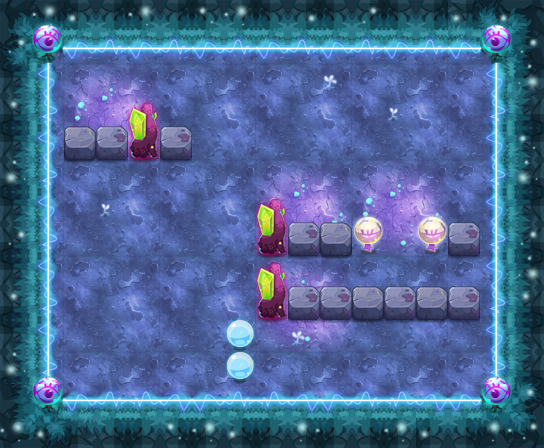

Tiled map render using the project's own tile images. Description and the map definition, with tile-layer contents summarised, below:
An orthogonal 17x14 tile map with 32x32 px tiles, 12 tile layers (PASS, 块层 2, 块层 15, 块层 13, ...) and 28 objects (24x TRAP, 3x yhwl3, PLAYER).

<map version="1.0" orientation="orthogonal" width="17" height="14" tilewidth="32" tileheight="32">
 <properties>
  <property name="DESTRY1" value="27" />
  <property name="DESTRY2" value="39" />
  <property name="DESTRY_COUNT" value="2" />
  <property name="EXP" value="1445" />
  <property name="ITEM" value="D057" />
  <property name="LOSE_SCRIPT" value="" />
  <property name="MONEY" value="2168" />
  <property name="START_SCRIPT" value="" />
  <property name="WIN_SCRIPT" value="" />
 </properties>
 <tileset firstgid="1" name="ysmg" tilewidth="32" tileheight="32">
  <image source="ysmg.png" width="480" height="535" />
 </tileset>
 <layer name="PASS" width="17" height="14">
  <data>[238 cells, 127 non-empty, 10 distinct tile ids]</data>
 </layer>
 <layer name="块层 2" width="17" height="14">
  <data>[238 cells, 238 non-empty, 26 distinct tile ids]</data>
 </layer>
 <layer name="块层 15" width="17" height="14">
  <data>[238 cells, 41 non-empty, 6 distinct tile ids]</data>
 </layer>
 <layer name="块层 13" width="17" height="14">
  <data>[238 cells, 52 non-empty, 6 distinct tile ids]</data>
 </layer>
 <layer name="块层 3" width="17" height="14">
  <data>[238 cells, 19 non-empty, 4 distinct tile ids]</data>
 </layer>
 <layer name="块层 6" width="17" height="14">
  <data>[238 cells, 19 non-empty, 5 distinct tile ids]</data>
 </layer>
 <layer name="SHELTER 11" width="17" height="14">
  <data>[238 cells, 2 non-empty, 1 distinct tile ids]</data>
 </layer>
 <layer name="SHELTER 10" width="17" height="14">
  <data>[238 cells, 1 non-empty, 1 distinct tile ids]</data>
 </layer>
 <layer name="SHELTER 9" width="17" height="14">
  <data>[238 cells, 1 non-empty, 1 distinct tile ids]</data>
 </layer>
 <layer name="SHELTER 8" width="17" height="14">
  <data>[238 cells, 7 non-empty, 3 distinct tile ids]</data>
 </layer>
 <layer name="SHELTER 6" width="17" height="14">
  <data>[238 cells, 6 non-empty, 4 distinct tile ids]</data>
 </layer>
 <layer name="SHELTER 3" width="17" height="14">
  <data>[238 cells, 4 non-empty, 3 distinct tile ids]</data>
 </layer>
 <objectgroup name="对象层 1" width="17" height="14">
  <object name="PLAYER" type="PLAYER" x="64" y="64" width="32" height="32" />
  <object name="bh1" type="TRAP" x="320" y="128" width="32" height="32">
   <properties>
    <property name="trap_ani" value="black_hole.actor" />
    <property name="trap_floor" value="true" />
    <property name="trap_id" value="2" />
    <property name="trap_sh" value="0.1" />
    <property name="trap_sw" value="0.1" />
   </properties>
  </object>
  <object name="xy1" type="TRAP" x="320" y="128" width="32" height="32">
   <properties>
    <property name="lua_ai" value="trap_mire_ai" />
    <property name="trap_sh" value="0.1" />
    <property name="trap_sw" value="0.1" />
   </properties>
  </object>
  <object name="pg1" type="TRAP" x="128" y="192" width="32" height="32">
   <properties>
    <property name="trap_ani" value="poison_ground.actor" />
    <property name="trap_floor" value="true" />
    <property name="trap_script" value="target(&quot;PLAYER&quot;):onDamage(target(&quot;PLAYER&quot;):getHP()*0.1,&quot;TRAP&quot;);" />
    <property name="trap_start_mode" value="0" />
   </properties>
  </object>
  <object name="pg1" type="TRAP" x="160" y="192" width="32" height="32">
   <properties>
    <property name="trap_ani" value="poison_ground.actor" />
    <property name="trap_floor" value="true" />
    <property name="trap_script" value="target(&quot;PLAYER&quot;):onDamage(target(&quot;PLAYER&quot;):getHP()*0.1,&quot;TRAP&quot;);" />
    <property name="trap_start_mode" value="0" />
   </properties>
  </object>
  </objectgroup>
</map>
<!-- 23 of 28 objects omitted -->
